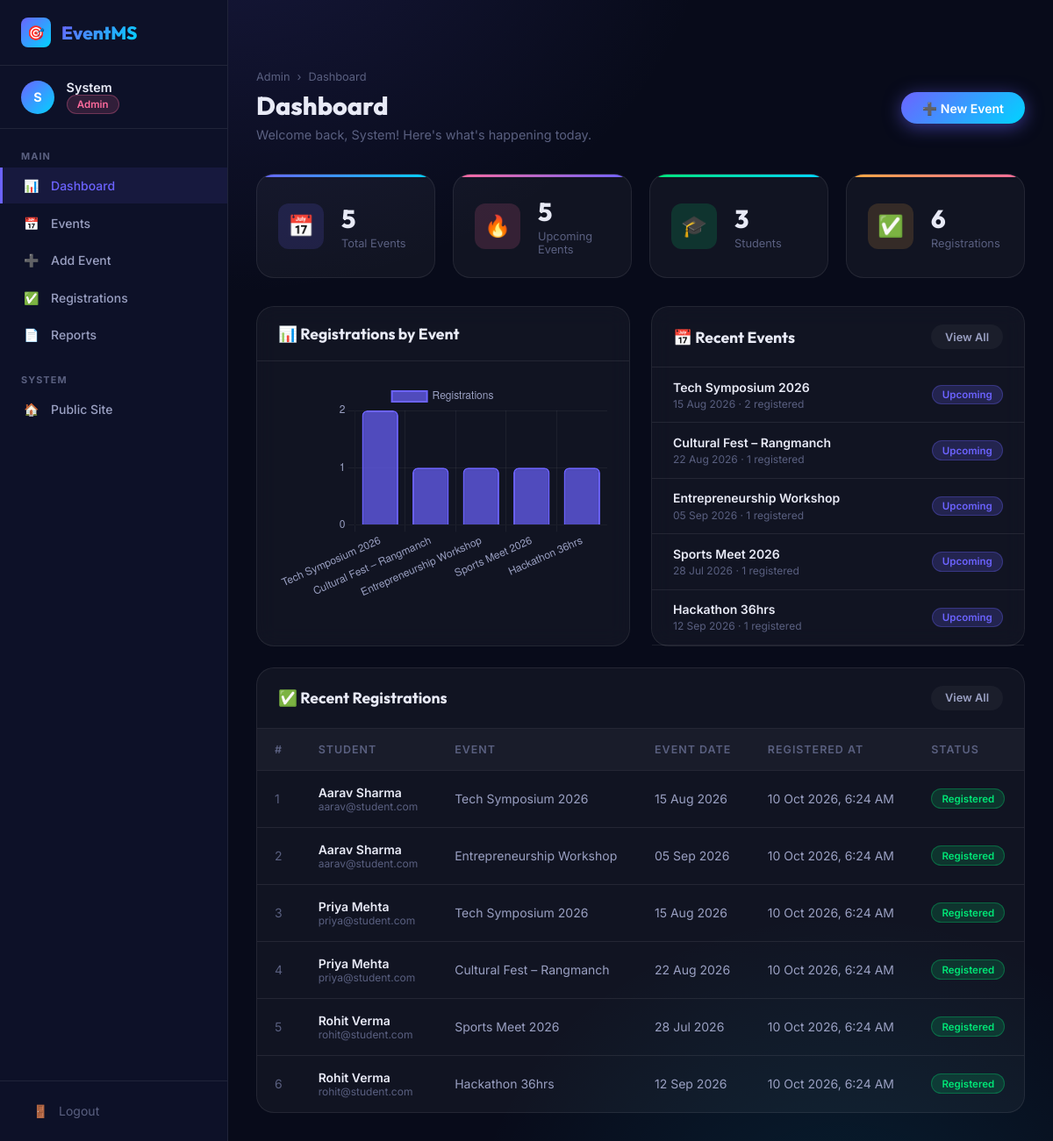
Page /admin/dashboard.php (signed in) on the committed database.
### tables this page shows
CREATE TABLE IF NOT EXISTS events (
  id           INT AUTO_INCREMENT PRIMARY KEY,
  title        VARCHAR(200)                                               NOT NULL,
  description  TEXT                                                       DEFAULT NULL,
  event_date   DATE                                                       NOT NULL,
  event_time   TIME                                                       DEFAULT NULL,
  venue        VARCHAR(200)                                               DEFAULT NULL,
  capacity     INT UNSIGNED                                               NOT NULL DEFAULT 100,
  category     VARCHAR(80)                                                DEFAULT 'General',
  status       ENUM('upcoming','ongoing','completed','cancelled')         NOT NULL DEFAULT 'upcoming',
  banner_color VARCHAR(20)                                               DEFAULT '#6c63ff',
  created_by   INT                                                        NOT NULL,
  created_at   TIMESTAMP                                                  NOT NULL DEFAULT CURRENT_TIMESTAMP,
  updated_at   TIMESTAMP                                                  NOT NULL DEFAULT CURRENT_TIMESTAMP ON UPDATE CURRENT_TIMESTAMP,
  CONSTRAINT fk_event_creator FOREIGN KEY (created_by) REFERENCES users (id) ON DELETE RESTRICT,
  INDEX idx_event_date   (event_date),
  INDEX idx_event_status (status)
);

CREATE TABLE IF NOT EXISTS registrations (
  id               INT AUTO_INCREMENT PRIMARY KEY,
  user_id          INT                              NOT NULL,
  event_id         INT                              NOT NULL,
  status           ENUM('registered','cancelled')   NOT NULL DEFAULT 'registered',
  registered_at    TIMESTAMP                        NOT NULL DEFAULT CURRENT_TIMESTAMP,
  cancelled_at     TIMESTAMP                        NULL     DEFAULT NULL,
  UNIQUE KEY uq_user_event (user_id, event_id),
  CONSTRAINT fk_reg_user  FOREIGN KEY (user_id)  REFERENCES users  (id) ON DELETE CASCADE,
  CONSTRAINT fk_reg_event FOREIGN KEY (event_id) REFERENCES events (id) ON DELETE CASCADE,
  INDEX idx_reg_user  (user_id),
  INDEX idx_reg_event (event_id),
  INDEX idx_reg_status (status)
);

CREATE TABLE IF NOT EXISTS users (
  id          INT AUTO_INCREMENT PRIMARY KEY,
  name        VARCHAR(100)                    NOT NULL,
  email       VARCHAR(100)                    NOT NULL UNIQUE,
  password    VARCHAR(255)                    NOT NULL,
  role        ENUM('admin','student')         NOT NULL DEFAULT 'student',
  department  VARCHAR(100)                    DEFAULT NULL,
  year        TINYINT UNSIGNED                DEFAULT NULL,   
  phone       VARCHAR(20)                     DEFAULT NULL,
  avatar      VARCHAR(255)                    DEFAULT NULL,
  created_at  TIMESTAMP                       NOT NULL DEFAULT CURRENT_TIMESTAMP,
  updated_at  TIMESTAMP                       NOT NULL DEFAULT CURRENT_TIMESTAMP ON UPDATE CURRENT_TIMESTAMP,
  INDEX idx_email (email),
  INDEX idx_role  (role)
);

### config/db.php (called while the page is built, shortened)
    <?php
function currentUser(): ?array {
    return $_SESSION['user'] ?? null;
}

### includes/auth_check.php (called while the page is built, shortened)
<?php
require_once __DIR__ . '/../config/db.php';
function requireRole(string $role): array {
    $user = currentUser();
    return $user;
}

### admin/dashboard.php (the view, shortened to what this page needs)
<?php
require_once '../includes/auth_check.php';
$user = requireRole('admin');
$db = getDB();
$stats = $db->query("
    SELECT
        (SELECT COUNT(*) FROM events)                               AS total_events,
        (SELECT COUNT(*) FROM events WHERE status='upcoming')       AS upcoming_events,
        (SELECT COUNT(*) FROM users  WHERE role='student')          AS total_students,
        (SELECT COUNT(*) FROM registrations WHERE status='registered') AS total_registrations
")->fetch();
$recentEvents = $db->query("
    SELECT e.*, u.name AS creator_name,
           (SELECT COUNT(*) FROM registrations r WHERE r.event_id=e.id AND r.status='registered') AS reg_count
    FROM events e JOIN users u ON e.created_by=u.id
    ORDER BY e.created_at DESC LIMIT 5
")->fetchAll();
$recentRegs = $db->query("
    SELECT r.*, u.name AS student_name, u.email AS student_email,
           e.title AS event_title, e.event_date
    FROM registrations r
    JOIN users u  ON r.user_id  = u.id
    JOIN events e ON r.event_id = e.id
    WHERE r.status='registered'
    ORDER BY r.registered_at DESC LIMIT 8
")->fetchAll();
$chartData = $db->query("
    SELECT e.title, COUNT(r.id) AS cnt
    FROM events e
    LEFT JOIN registrations r ON r.event_id=e.id AND r.status='registered'
    GROUP BY e.id ORDER BY cnt DESC LIMIT 5
")->fetchAll();
$activeMenu = 'dashboard';
include '../includes/admin_layout.php';
?>
<div class="page-header">
  <div>
    <div class="breadcrumb"><a href="dashboard.php">Admin</a><span class="breadcrumb-sep">›</span> Dashboard</div>
    <h1 class="page-title">Dashboard</h1>
    <p class="page-subtitle">Welcome back, <?= htmlspecialchars(explode(' ',$user['name'])[0]) ?>! Here's what's happening today.</p>
  </div>
  <a href="event_add.php" class="btn btn-primary">➕ New Event</a>
</div>
<div class="stats-grid mb-4">
  <div class="stat-card">
    <div class="stat-icon" style="background:rgba(108,99,255,0.15);">📅</div>
    <div class="stat-info">
      <div class="stat-number" data-counter="<?= $stats['total_events'] ?>"><?= $stats['total_events'] ?></div>
      <div class="stat-label">Total Events</div>
    </div>
  </div>
  <div class="stat-card">
    <div class="stat-icon" style="background:rgba(255,107,157,0.15);">🔥</div>
    <div class="stat-info">
      <div class="stat-number" data-counter="<?= $stats['upcoming_events'] ?>"><?= $stats['upcoming_events'] ?></div>
      <div class="stat-label">Upcoming Events</div>
    </div>
  </div>
  <div class="stat-card">
    <div class="stat-icon" style="background:rgba(0,230,118,0.15);">🎓</div>
    <div class="stat-info">
      <div class="stat-number" data-counter="<?= $stats['total_students'] ?>"><?= $stats['total_students'] ?></div>
      <div class="stat-label">Students</div>
    </div>
  </div>
  <div class="stat-card">
    <div class="stat-icon" style="background:rgba(255,171,64,0.15);">✅</div>
    <div class="stat-info">
      <div class="stat-number" data-counter="<?= $stats['total_registrations'] ?>"><?= $stats['total_registrations'] ?></div>
      <div class="stat-label">Registrations</div>
    </div>
  </div>
</div>
<div style="display:grid;grid-template-columns:1fr 1fr;gap:1.5rem;margin-bottom:1.5rem;" class="dash-grid">
  <div class="card">
    <div class="card-header">
      <h4 style="color:var(--text-primary);">📊 Registrations by Event</h4>
    </div>
    <div class="card-body">
      <canvas id="regChart" height="200"></canvas>
    </div>
  </div>
  <div class="card">
    <div class="card-header">
      <h4 style="color:var(--text-primary);">📅 Recent Events</h4>
      <a href="events.php" class="btn btn-ghost btn-sm">View All</a>
    </div>
    <div class="card-body" style="padding:0;">
      <?php foreach ($recentEvents as $ev): ?>
      <div style="display:flex;align-items:center;justify-content:space-between;padding:0.85rem 1.5rem;border-bottom:1px solid var(--border);">
        <div>
          <div style="font-weight:600;font-size:0.875rem;color:var(--text-primary);margin-bottom:0.2rem;">
            <?= htmlspecialchars($ev['title']) ?>
          </div>
          <div style="font-size:0.75rem;color:var(--text-muted);">
            <?= date('d M Y', strtotime($ev['event_date'])) ?> · <?= $ev['reg_count'] ?> registered
          </div>
        </div>
        <span class="badge badge-<?= htmlspecialchars($ev['status']) ?>"><?= htmlspecialchars($ev['status']) ?></span>
      </div>
      <?php endforeach; ?>
    </div>
  </div>
</div>
<div class="table-wrapper">
  <div class="card-header">
    <h4 style="color:var(--text-primary);">✅ Recent Registrations</h4>
    <a href="registrations.php" class="btn btn-ghost btn-sm">View All</a>
  </div>
  <div class="table-scroll">
    <table>
      <thead>
        <tr>
          <th>#</th>
          <th>Student</th>
          <th>Event</th>
          <th>Event Date</th>
          <th>Registered At</th>
          <th>Status</th>
        </tr>
      </thead>
      <tbody>
        <?php foreach ($recentRegs as $i => $reg): ?>
        <tr>
          <td class="text-muted"><?= $i+1 ?></td>
          <td>
            <div class="td-bold"><?= htmlspecialchars($reg['student_name']) ?></div>
            <div style="font-size:0.75rem;color:var(--text-muted);"><?= htmlspecialchars($reg['student_email']) ?></div>
          </td>
          <td><?= htmlspecialchars($reg['event_title']) ?></td>
          <td><?= date('d M Y', strtotime($reg['event_date'])) ?></td>
          <td><?= date('d M Y, g:i A', strtotime($reg['registered_at'])) ?></td>
          <td><span class="badge badge-<?= $reg['status'] ?>"><?= $reg['status'] ?></span></td>
        </tr>
        <?php endforeach; ?>
      </tbody>
    </table>
  </div>
</div>
<?php
$chartLabels = json_encode(array_column($chartData, 'title'));
$chartCounts = json_encode(array_column($chartData, 'cnt'));
$inlineScript = "
  document.addEventListener('DOMContentLoaded', () => {
    drawBarChart('regChart', {$chartLabels}, {$chartCounts}, 'Registrations');
  });
";
include '../includes/admin_layout_end.php';
?>

### includes/admin_layout.php (shortened to what this page needs)
<!DOCTYPE html>
<html lang="en">
<head>
  <link rel="stylesheet" href="../assets/css/style.css">
</head>
<body>
<div class="app-layout">
  <aside class="sidebar" id="sidebar">
    <div class="sidebar-logo">
      <div class="logo-icon">🎯</div>
      <span class="sidebar-logo-text">EventMS</span>
    </div>
    <div class="sidebar-user">
      <div class="sidebar-avatar"><?= strtoupper(substr($user['name'],0,1)) ?></div>
      <div class="sidebar-user-info">
        <div class="user-name"><?= htmlspecialchars(explode(' ',$user['name'])[0]) ?></div>
        <div class="user-role"><span class="badge badge-admin">Admin</span></div>
      </div>
    </div>
    <nav class="sidebar-nav">
      <div class="sidebar-section-title">Main</div>
      <a href="dashboard.php"     class="sidebar-link <?= $activeMenu==='dashboard'?'active':'' ?>">
        <span class="link-icon">📊</span> Dashboard
      </a>
      <a href="events.php"        class="sidebar-link <?= $activeMenu==='events'?'active':'' ?>">
        <span class="link-icon">📅</span> Events
      </a>
      <a href="event_add.php"     class="sidebar-link <?= $activeMenu==='event_add'?'active':'' ?>">
        <span class="link-icon">➕</span> Add Event
      </a>
      <a href="registrations.php" class="sidebar-link <?= $activeMenu==='registrations'?'active':'' ?>">
        <span class="link-icon">✅</span> Registrations
      </a>
      <a href="reports.php"       class="sidebar-link <?= $activeMenu==='reports'?'active':'' ?>">
        <span class="link-icon">📄</span> Reports
      </a>
      <div class="sidebar-section-title" style="margin-top:1rem;">System</div>
      <a href="../index.php" class="sidebar-link">
        <span class="link-icon">🏠</span> Public Site
      </a>
    </nav>
    <div class="sidebar-footer">
      <a href="../logout.php" class="sidebar-logout">
        <span>🚪</span> Logout
      </a>
    </div>
  </aside>
  <main class="content-area" id="contentArea">

### includes/admin_layout_end.php (shortened to what this page needs)
  </main>
</div>
<?php if (!empty($inlineScript)): ?>
  <script><?= $inlineScript ?></script>
<?php endif; ?>
</body>
</html>

### rows in the picture
events: title "Tech Symposium 2026", event_date "15 Aug 2026", reg_count "2", status "Upcoming"
events: title "Cultural Fest – Rangmanch", event_date "22 Aug 2026", reg_count "1", status "Upcoming"
events: title "Entrepreneurship Workshop", event_date "05 Sep 2026", reg_count "1", status "Upcoming"
events: title "Sports Meet 2026", event_date "28 Jul 2026", reg_count "1", status "Upcoming"
events: title "Hackathon 36hrs", event_date "12 Sep 2026", reg_count "1", status "Upcoming"
registrations: user.name "Aarav Sharma", user.email "aarav@student.com", event.title "Tech Symposium 2026", event.event_date "15 Aug 2026", registered_at "10 Oct 2026, 6:24 AM", status "Registered"
registrations: user.name "Aarav Sharma", user.email "aarav@student.com", event.title "Entrepreneurship Workshop", event.event_date "05 Sep 2026", registered_at "10 Oct 2026, 6:24 AM", status "Registered"
registrations: user.name "Priya Mehta", user.email "priya@student.com", event.title "Tech Symposium 2026", event.event_date "15 Aug 2026", registered_at "10 Oct 2026, 6:24 AM", status "Registered"
registrations: user.name "Priya Mehta", user.email "priya@student.com", event.title "Cultural Fest – Rangmanch", event.event_date "22 Aug 2026", registered_at "10 Oct 2026, 6:24 AM", status "Registered"
registrations: user.name "Rohit Verma", user.email "rohit@student.com", event.title "Sports Meet 2026", event.event_date "28 Jul 2026", registered_at "10 Oct 2026, 6:24 AM", status "Registered"
registrations: user.name "Rohit Verma", user.email "rohit@student.com", event.title "Hackathon 36hrs", event.event_date "12 Sep 2026", registered_at "10 Oct 2026, 6:24 AM", status "Registered"

### other values in the picture
substr($user['name'],0,1) "S"
explode(' ',$user['name'])[0] "System"
$stats['total_events'] "5"
$stats['upcoming_events'] "5"
$stats['total_students'] "3"
$stats['total_registrations'] "6"
